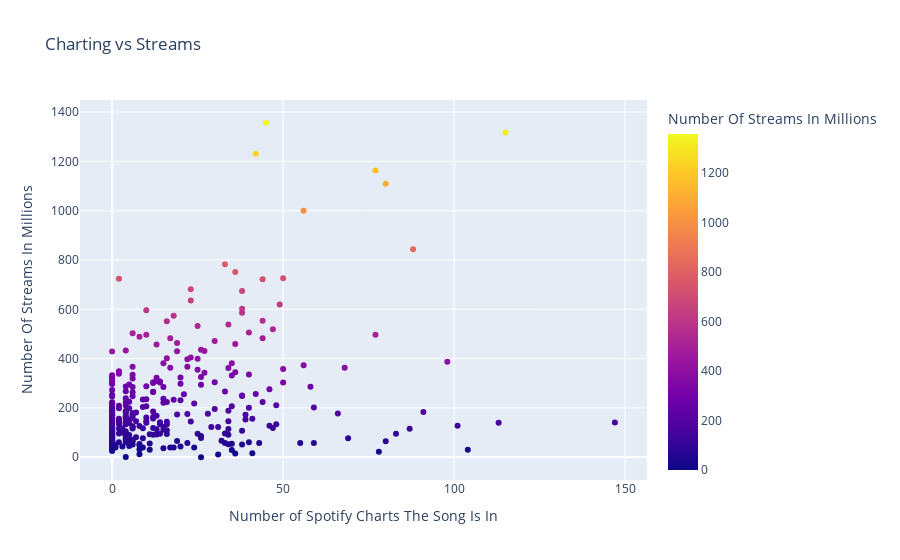

Notebook code for this chart:
### Code cell
charts = px.scatter(recent, x = 'in_spotify_charts', y= 'streams_in_millions', 
                      color = 'streams_in_millions',title = 'Charting vs Streams',
                      labels = {'in_spotify_charts': 'Number of Spotify Charts The Song Is In', 'streams_in_millions': 'Number Of Streams In Millions'})
charts

### Figure 1 — Plotly figure (JSON) as saved in the notebook; plotly's stock layout.template omitted (floating-point values rounded to 4 significant figures; data arrays with more than 128 entries replaced by an {"elided": "..."} marker saying what was removed)
{"data": [{"hovertemplate": "Number of Spotify Charts The Song Is In=%{x}<br>Number Of Streams In Millions=%{marker.color}<extra></extra>", "legendgroup": "", "marker": {"color": {"elided": "351 float values"}, "coloraxis": "coloraxis", "symbol": "circle"}, "mode": "markers", "name": "", "orientation": "v", "showlegend": false, "type": "scatter", "x": {"elided": "351 int values"}, "xaxis": "x", "y": {"elided": "351 float values"}, "yaxis": "y"}], "layout": {"coloraxis": {"colorbar": {"title": {"text": "Number Of Streams In Millions"}}, "colorscale": [[0, "#0d0887"], [0.1111, "#46039f"], [0.2222, "#7201a8"], [0.3333, "#9c179e"], [0.4444, "#bd3786"], [0.5556, "#d8576b"], [0.6667, "#ed7953"], [0.7778, "#fb9f3a"], [0.8889, "#fdca26"], [1, "#f0f921"]]}, "legend": {"tracegroupgap": 0}, "title": {"text": "Charting vs Streams"}, "xaxis": {"anchor": "y", "domain": [0, 1], "title": {"text": "Number of Spotify Charts The Song Is In"}}, "yaxis": {"anchor": "x", "domain": [0, 1], "title": {"text": "Number Of Streams In Millions"}}}}
